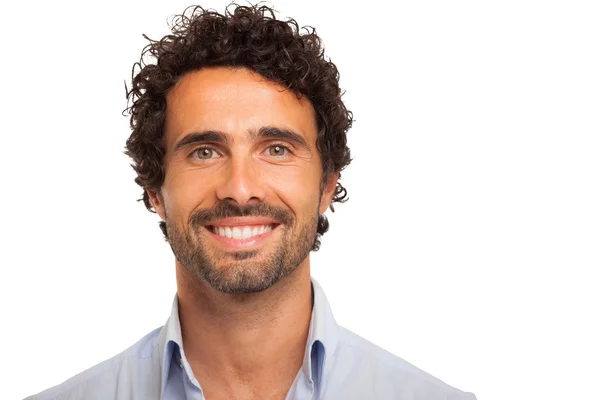
#> input picture content/img1.jpg, 600 x 400 px
$ python foto.py
#> lines starting #> are read from the running program, lines starting #| are printed output that depends on the picture; after the words box and inside, x2 and y2 are one past the last pixel; in counts of white or black regions, pixels touching at a corner belong together
import cv2

imagem = cv2.imread('content/img1.jpg')
#> imagem is the input picture: shape (400, 600, 3); mean B, G, R 205.2, 210.6, 223.5

classificador_face = cv2.CascadeClassifier(cv2.data.haarcascades + 'haarcascade_frontalface_default.xml')
classificador_olho = cv2.CascadeClassifier(cv2.data.haarcascades + 'haarcascade_eye.xml')
classificador_sorriso = cv2.CascadeClassifier(cv2.data.haarcascades + 'haarcascade_smile.xml')

cinza = cv2.cvtColor(imagem, cv2.COLOR_BGR2GRAY)
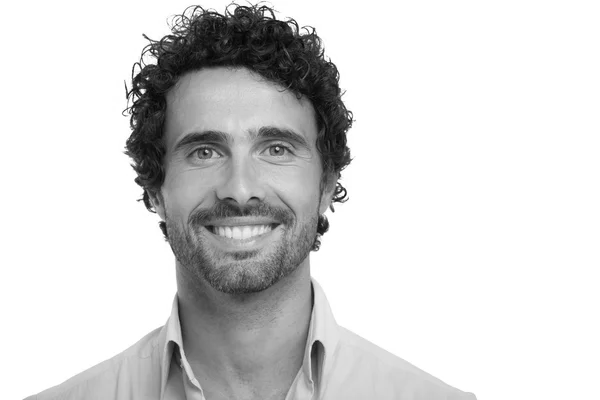
#> cinza: shape (400, 600); min 4, max 255, mean 213.9

faces = classificador_face.detectMultiScale(cinza, scaleFactor=1.3, minNeighbors=5)
#> faces = [[131, 60, 221, 221]]

for (x, y, largura, altura) in faces:
    cv2.rectangle(imagem, (x, y), (x+largura, y+altura), (255, 0, 0), 2)
    regiao_cinza = cinza[y:y+altura, x:x+largura]
    regiao_cor = imagem[y:y+altura, x:x+largura]

    olhos = classificador_olho.detectMultiScale(regiao_cinza)
    for (ex, ey, elargura, ealtura) in olhos:
        cv2.rectangle(regiao_cor, (ex, ey), (ex+elargura, ey+ealtura), (0, 255, 0), 2)

    sorrisos = classificador_sorriso.detectMultiScale(regiao_cinza, scaleFactor=1.8, minNeighbors=20)
    for (sx, sy, slargura, saltura) in sorrisos:
        cv2.rectangle(regiao_cor, (sx, sy), (sx+slargura, sy+saltura), (0, 0, 255), 2)
#> this loop made 1 pass
#> (x, y, largura, altura, olhos, sorrisos) on pass 1: (131, 60, 221, 221, [[44, 65, 55, 55], [116, 61, 56, 56]], [[53, 138, 117, 58]])
#> pass 1, `regiao_cinza = cinza[y:y+altura, x:x+largura]`:
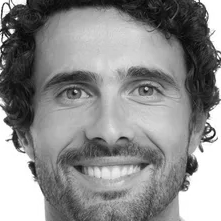
#> regiao_cinza: shape (221, 221); min 4, max 255, mean 140.3
#> pass 1, `regiao_cor = imagem[y:y+altura, x:x+largura]`:
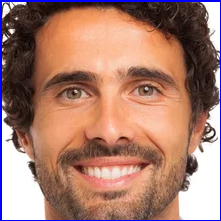
#> regiao_cor: shape (221, 221, 3); mean B, G, R 111.2, 125.3, 168.8
#> after the loop:
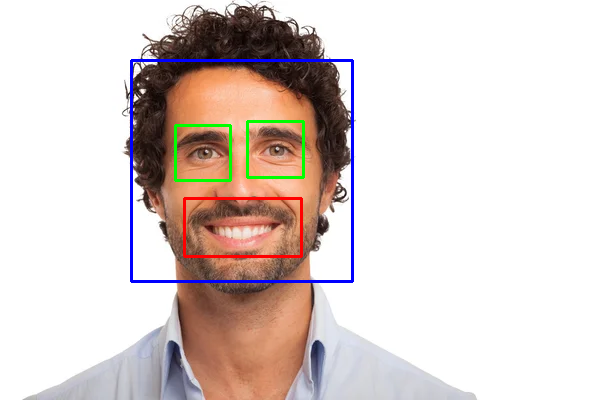
#> imagem: shape (400, 600, 3); 2.09% of pixels changed, all inside (x1, y1, x2, y2) = (130, 59, 354, 283)
#> after the loop:
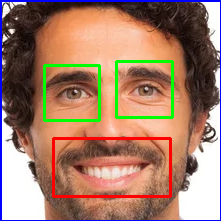
#> regiao_cor: shape (221, 221, 3); 4.85% of pixels changed, all inside (x1, y1, x2, y2) = (43, 60, 174, 198)

cv2.imshow('rosto', imagem)
cv2.waitKey(0)
cv2.destroyAllWindows()
